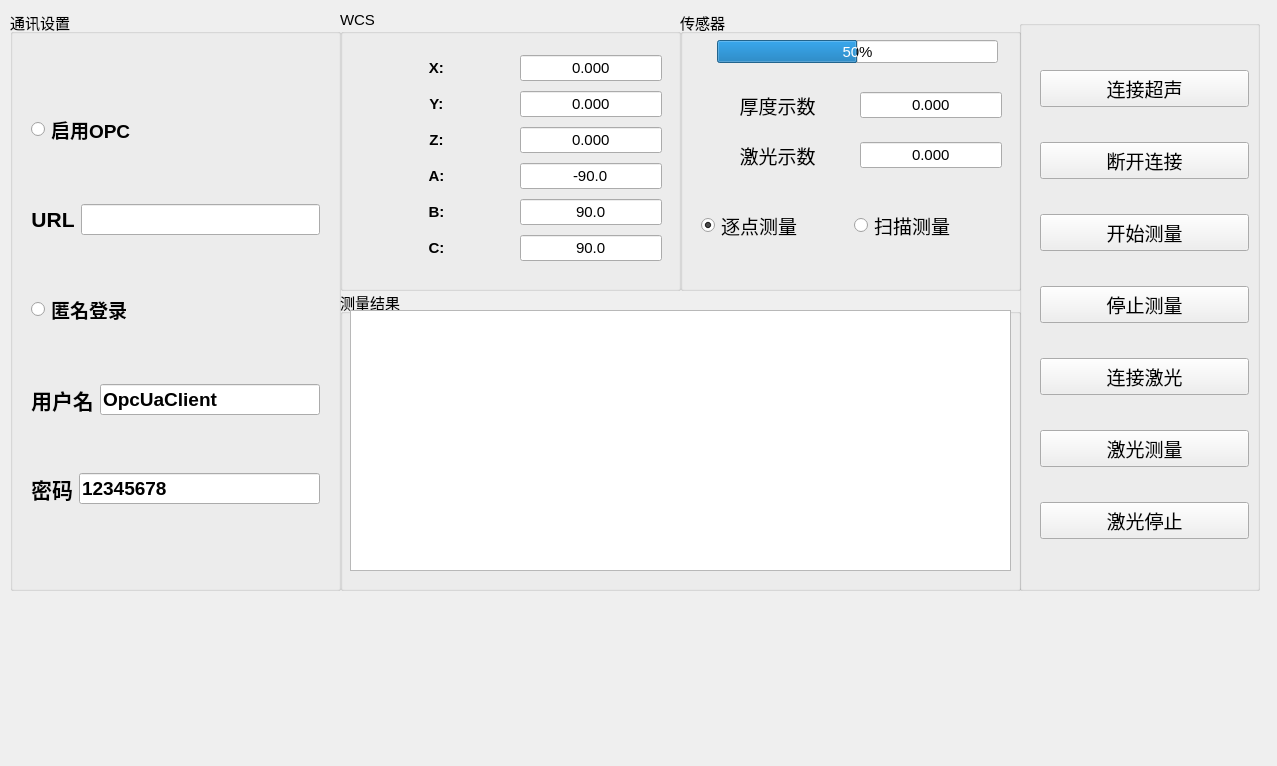
<?xml version="1.0" encoding="UTF-8"?>
<ui version="4.0">
 <class>ultra_measureClass</class>
 <widget class="QWidget" name="ultra_measureClass">
  <property name="geometry">
   <rect>
    <x>0</x>
    <y>0</y>
    <width>1277</width>
    <height>766</height>
   </rect>
  </property>
  <property name="font">
   <font>
    <pointsize>14</pointsize>
   </font>
  </property>
  <property name="windowTitle">
   <string>ultra_measure</string>
  </property>
  <widget class="QGroupBox" name="groupBox">
   <property name="geometry">
    <rect>
     <x>340</x>
     <y>10</y>
     <width>341</width>
     <height>281</height>
    </rect>
   </property>
   <property name="font">
    <font>
     <pointsize>11</pointsize>
    </font>
   </property>
   <property name="title">
    <string>WCS</string>
   </property>
   <widget class="QWidget" name="layoutWidget">
    <property name="geometry">
     <rect>
      <x>12</x>
      <y>30</y>
      <width>321</width>
      <height>241</height>
     </rect>
    </property>
    <layout class="QVBoxLayout" name="verticalLayout">
     <item>
      <layout class="QHBoxLayout" name="horizontalLayout_11">
       <item>
        <widget class="QLabel" name="label_10">
         <property name="styleSheet">
          <string notr="true">font: 14pt &quot;宋体&quot;;</string>
         </property>
         <property name="text">
          <string>&lt;html&gt;&lt;head/&gt;&lt;body&gt;&lt;p&gt;&lt;span style=&quot; font-weight:600;&quot;&gt;X:    &lt;/span&gt;&lt;/p&gt;&lt;/body&gt;&lt;/html&gt;</string>
         </property>
         <property name="alignment">
          <set>Qt::AlignCenter</set>
         </property>
        </widget>
       </item>
       <item>
        <widget class="QLineEdit" name="ldt_xAxis">
         <property name="sizePolicy">
          <sizepolicy hsizetype="Fixed" vsizetype="Fixed">
           <horstretch>0</horstretch>
           <verstretch>0</verstretch>
          </sizepolicy>
         </property>
         <property name="focusPolicy">
          <enum>Qt::NoFocus</enum>
         </property>
         <property name="styleSheet">
          <string notr="true">font: 75 14pt &quot;Times New Roman&quot;;</string>
         </property>
         <property name="text">
          <string>0.000</string>
         </property>
         <property name="alignment">
          <set>Qt::AlignCenter</set>
         </property>
         <property name="readOnly">
          <bool>true</bool>
         </property>
        </widget>
       </item>
      </layout>
     </item>
     <item>
      <layout class="QHBoxLayout" name="horizontalLayout_13">
       <item>
        <widget class="QLabel" name="label_11">
         <property name="styleSheet">
          <string notr="true">font: 14pt &quot;宋体&quot;;</string>
         </property>
         <property name="text">
          <string>&lt;html&gt;&lt;head/&gt;&lt;body&gt;&lt;p&gt;&lt;span style=&quot; font-weight:600;&quot;&gt;Y:    &lt;/span&gt;&lt;/p&gt;&lt;/body&gt;&lt;/html&gt;</string>
         </property>
         <property name="alignment">
          <set>Qt::AlignCenter</set>
         </property>
        </widget>
       </item>
       <item>
        <widget class="QLineEdit" name="ldt_yAxis">
         <property name="sizePolicy">
          <sizepolicy hsizetype="Fixed" vsizetype="Fixed">
           <horstretch>0</horstretch>
           <verstretch>0</verstretch>
          </sizepolicy>
         </property>
         <property name="focusPolicy">
          <enum>Qt::NoFocus</enum>
         </property>
         <property name="styleSheet">
          <string notr="true">font: 75 14pt &quot;Times New Roman&quot;;</string>
         </property>
         <property name="text">
          <string>0.000</string>
         </property>
         <property name="alignment">
          <set>Qt::AlignCenter</set>
         </property>
         <property name="readOnly">
          <bool>true</bool>
         </property>
        </widget>
       </item>
      </layout>
     </item>
     <item>
      <layout class="QHBoxLayout" name="horizontalLayout_14">
       <item>
        <widget class="QLabel" name="label_12">
         <property name="styleSheet">
          <string notr="true">font: 14pt &quot;宋体&quot;;</string>
         </property>
         <property name="text">
          <string>&lt;html&gt;&lt;head/&gt;&lt;body&gt;&lt;p&gt;&lt;span style=&quot; font-weight:600;&quot;&gt;Z:   &lt;/span&gt;&lt;/p&gt;&lt;/body&gt;&lt;/html&gt;</string>
         </property>
         <property name="alignment">
          <set>Qt::AlignCenter</set>
         </property>
        </widget>
       </item>
       <item>
        <widget class="QLineEdit" name="ldt_zAxis">
         <property name="sizePolicy">
          <sizepolicy hsizetype="Fixed" vsizetype="Fixed">
           <horstretch>0</horstretch>
           <verstretch>0</verstretch>
          </sizepolicy>
         </property>
         <property name="focusPolicy">
          <enum>Qt::NoFocus</enum>
         </property>
         <property name="styleSheet">
          <string notr="true">font: 75 14pt &quot;Times New Roman&quot;;</string>
         </property>
         <property name="text">
          <string>0.000</string>
         </property>
         <property name="alignment">
          <set>Qt::AlignCenter</set>
         </property>
         <property name="readOnly">
          <bool>true</bool>
         </property>
        </widget>
       </item>
      </layout>
     </item>
     <item>
      <layout class="QHBoxLayout" name="horizontalLayout_15">
       <item>
        <widget class="QLabel" name="label_13">
         <property name="styleSheet">
          <string notr="true">font: 14pt &quot;宋体&quot;;</string>
         </property>
         <property name="text">
          <string>&lt;html&gt;&lt;head/&gt;&lt;body&gt;&lt;p&gt;&lt;span style=&quot; font-weight:600;&quot;&gt;A:    &lt;/span&gt;&lt;/p&gt;&lt;/body&gt;&lt;/html&gt;</string>
         </property>
         <property name="alignment">
          <set>Qt::AlignCenter</set>
         </property>
        </widget>
       </item>
       <item>
        <widget class="QLineEdit" name="ldt_aAxis">
         <property name="sizePolicy">
          <sizepolicy hsizetype="Fixed" vsizetype="Fixed">
           <horstretch>0</horstretch>
           <verstretch>0</verstretch>
          </sizepolicy>
         </property>
         <property name="focusPolicy">
          <enum>Qt::NoFocus</enum>
         </property>
         <property name="styleSheet">
          <string notr="true">font: 75 14pt &quot;Times New Roman&quot;;</string>
         </property>
         <property name="text">
          <string>-90.0</string>
         </property>
         <property name="alignment">
          <set>Qt::AlignCenter</set>
         </property>
         <property name="readOnly">
          <bool>true</bool>
         </property>
        </widget>
       </item>
      </layout>
     </item>
     <item>
      <layout class="QHBoxLayout" name="horizontalLayout_16">
       <item>
        <widget class="QLabel" name="label_14">
         <property name="styleSheet">
          <string notr="true">font: 14pt &quot;宋体&quot;;</string>
         </property>
         <property name="text">
          <string>&lt;html&gt;&lt;head/&gt;&lt;body&gt;&lt;p&gt;&lt;span style=&quot; font-weight:600;&quot;&gt;B: &lt;/span&gt;&lt;/p&gt;&lt;/body&gt;&lt;/html&gt;</string>
         </property>
         <property name="alignment">
          <set>Qt::AlignCenter</set>
         </property>
        </widget>
       </item>
       <item>
        <widget class="QLineEdit" name="ldt_bAxis">
         <property name="sizePolicy">
          <sizepolicy hsizetype="Fixed" vsizetype="Fixed">
           <horstretch>0</horstretch>
           <verstretch>0</verstretch>
          </sizepolicy>
         </property>
         <property name="focusPolicy">
          <enum>Qt::NoFocus</enum>
         </property>
         <property name="styleSheet">
          <string notr="true">font: 75 14pt &quot;Times New Roman&quot;;</string>
         </property>
         <property name="text">
          <string>90.0</string>
         </property>
         <property name="alignment">
          <set>Qt::AlignCenter</set>
         </property>
         <property name="readOnly">
          <bool>true</bool>
         </property>
        </widget>
       </item>
      </layout>
     </item>
     <item>
      <layout class="QHBoxLayout" name="horizontalLayout_18">
       <item>
        <widget class="QLabel" name="label_16">
         <property name="styleSheet">
          <string notr="true">font: 14pt &quot;宋体&quot;;</string>
         </property>
         <property name="text">
          <string>&lt;html&gt;&lt;head/&gt;&lt;body&gt;&lt;p&gt;&lt;span style=&quot; font-weight:600;&quot;&gt;C: &lt;/span&gt;&lt;/p&gt;&lt;/body&gt;&lt;/html&gt;</string>
         </property>
         <property name="alignment">
          <set>Qt::AlignCenter</set>
         </property>
        </widget>
       </item>
       <item>
        <widget class="QLineEdit" name="ldt_cAxis">
         <property name="sizePolicy">
          <sizepolicy hsizetype="Fixed" vsizetype="Fixed">
           <horstretch>0</horstretch>
           <verstretch>0</verstretch>
          </sizepolicy>
         </property>
         <property name="focusPolicy">
          <enum>Qt::NoFocus</enum>
         </property>
         <property name="styleSheet">
          <string notr="true">font: 75 14pt &quot;Times New Roman&quot;;</string>
         </property>
         <property name="text">
          <string>90.0</string>
         </property>
         <property name="alignment">
          <set>Qt::AlignCenter</set>
         </property>
         <property name="readOnly">
          <bool>true</bool>
         </property>
        </widget>
       </item>
      </layout>
     </item>
    </layout>
   </widget>
  </widget>
  <widget class="QGroupBox" name="groupBox_2">
   <property name="geometry">
    <rect>
     <x>340</x>
     <y>290</y>
     <width>681</width>
     <height>301</height>
    </rect>
   </property>
   <property name="font">
    <font>
     <pointsize>11</pointsize>
    </font>
   </property>
   <property name="title">
    <string>测量结果</string>
   </property>
   <widget class="QTableWidget" name="tbl_result">
    <property name="geometry">
     <rect>
      <x>10</x>
      <y>20</y>
      <width>661</width>
      <height>261</height>
     </rect>
    </property>
   </widget>
  </widget>
  <widget class="QGroupBox" name="groupBox_3">
   <property name="geometry">
    <rect>
     <x>10</x>
     <y>10</y>
     <width>331</width>
     <height>581</height>
    </rect>
   </property>
   <property name="font">
    <font>
     <pointsize>11</pointsize>
    </font>
   </property>
   <property name="title">
    <string>通讯设置</string>
   </property>
   <widget class="QWidget" name="layoutWidget">
    <property name="geometry">
     <rect>
      <x>10</x>
      <y>40</y>
      <width>311</width>
      <height>521</height>
     </rect>
    </property>
    <layout class="QVBoxLayout" name="verticalLayout_2">
     <item>
      <widget class="QRadioButton" name="rtn_enable_opc">
       <property name="font">
        <font>
         <pointsize>14</pointsize>
         <weight>75</weight>
         <bold>true</bold>
        </font>
       </property>
       <property name="text">
        <string>启用OPC</string>
       </property>
      </widget>
     </item>
     <item>
      <layout class="QHBoxLayout" name="horizontalLayout">
       <item>
        <widget class="QLabel" name="label">
         <property name="sizePolicy">
          <sizepolicy hsizetype="Maximum" vsizetype="Preferred">
           <horstretch>0</horstretch>
           <verstretch>0</verstretch>
          </sizepolicy>
         </property>
         <property name="font">
          <font>
           <pointsize>16</pointsize>
           <weight>75</weight>
           <bold>true</bold>
          </font>
         </property>
         <property name="text">
          <string>URL</string>
         </property>
         <property name="alignment">
          <set>Qt::AlignCenter</set>
         </property>
        </widget>
       </item>
       <item>
        <widget class="QLineEdit" name="lineEdit">
         <property name="font">
          <font>
           <pointsize>14</pointsize>
          </font>
         </property>
        </widget>
       </item>
      </layout>
     </item>
     <item>
      <widget class="QRadioButton" name="radioButton_2">
       <property name="font">
        <font>
         <pointsize>14</pointsize>
         <weight>75</weight>
         <bold>true</bold>
        </font>
       </property>
       <property name="text">
        <string>匿名登录</string>
       </property>
      </widget>
     </item>
     <item>
      <layout class="QHBoxLayout" name="horizontalLayout_2">
       <item>
        <widget class="QLabel" name="label_2">
         <property name="sizePolicy">
          <sizepolicy hsizetype="Maximum" vsizetype="Preferred">
           <horstretch>0</horstretch>
           <verstretch>0</verstretch>
          </sizepolicy>
         </property>
         <property name="font">
          <font>
           <pointsize>16</pointsize>
           <weight>75</weight>
           <bold>true</bold>
          </font>
         </property>
         <property name="text">
          <string>用户名</string>
         </property>
         <property name="alignment">
          <set>Qt::AlignCenter</set>
         </property>
        </widget>
       </item>
       <item>
        <widget class="QLineEdit" name="ldt_userNamr">
         <property name="font">
          <font>
           <pointsize>14</pointsize>
           <weight>75</weight>
           <bold>true</bold>
          </font>
         </property>
         <property name="text">
          <string>OpcUaClient</string>
         </property>
        </widget>
       </item>
      </layout>
     </item>
     <item>
      <layout class="QHBoxLayout" name="horizontalLayout_3">
       <item>
        <widget class="QLabel" name="label_3">
         <property name="sizePolicy">
          <sizepolicy hsizetype="Maximum" vsizetype="Preferred">
           <horstretch>0</horstretch>
           <verstretch>0</verstretch>
          </sizepolicy>
         </property>
         <property name="font">
          <font>
           <pointsize>16</pointsize>
           <weight>75</weight>
           <bold>true</bold>
          </font>
         </property>
         <property name="text">
          <string>密码</string>
         </property>
         <property name="alignment">
          <set>Qt::AlignCenter</set>
         </property>
        </widget>
       </item>
       <item>
        <widget class="QLineEdit" name="ldt_password">
         <property name="font">
          <font>
           <pointsize>14</pointsize>
           <weight>75</weight>
           <bold>true</bold>
          </font>
         </property>
         <property name="text">
          <string>12345678</string>
         </property>
        </widget>
       </item>
      </layout>
     </item>
    </layout>
   </widget>
  </widget>
  <widget class="QGroupBox" name="groupBox_4">
   <property name="geometry">
    <rect>
     <x>680</x>
     <y>10</y>
     <width>341</width>
     <height>281</height>
    </rect>
   </property>
   <property name="font">
    <font>
     <pointsize>11</pointsize>
    </font>
   </property>
   <property name="title">
    <string>传感器</string>
   </property>
   <widget class="QWidget" name="layoutWidget">
    <property name="geometry">
     <rect>
      <x>10</x>
      <y>70</y>
      <width>323</width>
      <height>51</height>
     </rect>
    </property>
    <layout class="QHBoxLayout" name="horizontalLayout_4">
     <item>
      <widget class="QLabel" name="label_19">
       <property name="font">
        <font>
         <family>SimSun</family>
         <pointsize>14</pointsize>
         <weight>50</weight>
         <italic>false</italic>
         <bold>false</bold>
        </font>
       </property>
       <property name="styleSheet">
        <string notr="true">font: 14pt &quot;SimSun&quot;;</string>
       </property>
       <property name="text">
        <string>&lt;html&gt;&lt;head/&gt;&lt;body&gt;&lt;p&gt;厚度示数&lt;/p&gt;&lt;/body&gt;&lt;/html&gt;</string>
       </property>
       <property name="alignment">
        <set>Qt::AlignCenter</set>
       </property>
      </widget>
     </item>
     <item>
      <widget class="QLineEdit" name="ldt_thick">
       <property name="sizePolicy">
        <sizepolicy hsizetype="Fixed" vsizetype="Fixed">
         <horstretch>0</horstretch>
         <verstretch>0</verstretch>
        </sizepolicy>
       </property>
       <property name="focusPolicy">
        <enum>Qt::NoFocus</enum>
       </property>
       <property name="styleSheet">
        <string notr="true">font: 75 14pt &quot;Times New Roman&quot;;</string>
       </property>
       <property name="text">
        <string>0.000</string>
       </property>
       <property name="alignment">
        <set>Qt::AlignCenter</set>
       </property>
       <property name="readOnly">
        <bool>true</bool>
       </property>
      </widget>
     </item>
    </layout>
   </widget>
   <widget class="QWidget" name="layoutWidget">
    <property name="geometry">
     <rect>
      <x>10</x>
      <y>170</y>
      <width>321</width>
      <height>91</height>
     </rect>
    </property>
    <layout class="QHBoxLayout" name="horizontalLayout_5">
     <item>
      <widget class="QRadioButton" name="rtn_pt_measure">
       <property name="font">
        <font>
         <pointsize>14</pointsize>
        </font>
       </property>
       <property name="text">
        <string>逐点测量</string>
       </property>
       <property name="checked">
        <bool>true</bool>
       </property>
      </widget>
     </item>
     <item>
      <widget class="QRadioButton" name="rtn_scan_measure">
       <property name="font">
        <font>
         <pointsize>14</pointsize>
        </font>
       </property>
       <property name="text">
        <string>扫描测量</string>
       </property>
      </widget>
     </item>
    </layout>
   </widget>
   <widget class="QProgressBar" name="progressBar_electric">
    <property name="geometry">
     <rect>
      <x>37</x>
      <y>30</y>
      <width>281</width>
      <height>23</height>
     </rect>
    </property>
    <property name="value">
     <number>50</number>
    </property>
   </widget>
   <widget class="QWidget" name="layoutWidget_2">
    <property name="geometry">
     <rect>
      <x>10</x>
      <y>120</y>
      <width>323</width>
      <height>51</height>
     </rect>
    </property>
    <layout class="QHBoxLayout" name="horizontalLayout_6">
     <item>
      <widget class="QLabel" name="label_20">
       <property name="font">
        <font>
         <family>SimSun</family>
         <pointsize>14</pointsize>
         <weight>50</weight>
         <italic>false</italic>
         <bold>false</bold>
        </font>
       </property>
       <property name="styleSheet">
        <string notr="true">font: 14pt &quot;SimSun&quot;;</string>
       </property>
       <property name="text">
        <string>&lt;html&gt;&lt;head/&gt;&lt;body&gt;&lt;p&gt;激光示数&lt;/p&gt;&lt;/body&gt;&lt;/html&gt;</string>
       </property>
       <property name="alignment">
        <set>Qt::AlignCenter</set>
       </property>
      </widget>
     </item>
     <item>
      <widget class="QLineEdit" name="ldt_distance">
       <property name="sizePolicy">
        <sizepolicy hsizetype="Fixed" vsizetype="Fixed">
         <horstretch>0</horstretch>
         <verstretch>0</verstretch>
        </sizepolicy>
       </property>
       <property name="focusPolicy">
        <enum>Qt::NoFocus</enum>
       </property>
       <property name="styleSheet">
        <string notr="true">font: 75 14pt &quot;Times New Roman&quot;;</string>
       </property>
       <property name="text">
        <string>0.000</string>
       </property>
       <property name="alignment">
        <set>Qt::AlignCenter</set>
       </property>
       <property name="readOnly">
        <bool>true</bool>
       </property>
      </widget>
     </item>
    </layout>
   </widget>
  </widget>
  <widget class="QGroupBox" name="gpbox_ptn_measure">
   <property name="geometry">
    <rect>
     <x>1019</x>
     <y>20</y>
     <width>241</width>
     <height>571</height>
    </rect>
   </property>
   <property name="title">
    <string/>
   </property>
   <widget class="QWidget" name="layoutWidget">
    <property name="geometry">
     <rect>
      <x>10</x>
      <y>10</y>
      <width>231</width>
      <height>551</height>
     </rect>
    </property>
    <layout class="QVBoxLayout" name="ptn_ultra_measure_layout">
     <item>
      <widget class="QPushButton" name="ptn_connect">
       <property name="text">
        <string>连接超声</string>
       </property>
      </widget>
     </item>
     <item>
      <widget class="QPushButton" name="ptn_disconnect">
       <property name="text">
        <string>断开连接</string>
       </property>
      </widget>
     </item>
     <item>
      <widget class="QPushButton" name="ptn_auto_measure">
       <property name="text">
        <string>开始测量</string>
       </property>
      </widget>
     </item>
     <item>
      <widget class="QPushButton" name="ptn_stop_measure">
       <property name="text">
        <string>停止测量</string>
       </property>
      </widget>
     </item>
     <item>
      <widget class="QPushButton" name="ptn_connectLaser">
       <property name="text">
        <string>连接激光</string>
       </property>
      </widget>
     </item>
     <item>
      <widget class="QPushButton" name="ptn_laser_measure">
       <property name="text">
        <string>激光测量</string>
       </property>
      </widget>
     </item>
     <item>
      <widget class="QPushButton" name="ptn_stop_laser">
       <property name="text">
        <string>激光停止</string>
       </property>
      </widget>
     </item>
    </layout>
    <zorder>ptn_stop_measure</zorder>
    <zorder>ptn_auto_measure</zorder>
    <zorder>ptn_disconnect</zorder>
    <zorder>ptn_connect</zorder>
    <zorder>ptn_stop_laser</zorder>
    <zorder>ptn_laser_measure</zorder>
    <zorder>ptn_connectLaser</zorder>
   </widget>
  </widget>
  <zorder>gpbox_ptn_measure</zorder>
  <zorder>groupBox</zorder>
  <zorder>groupBox_2</zorder>
  <zorder>groupBox_3</zorder>
  <zorder>groupBox_4</zorder>
 </widget>
 <layoutdefault spacing="6" margin="11"/>
 <resources/>
 <connections/>
</ui>
